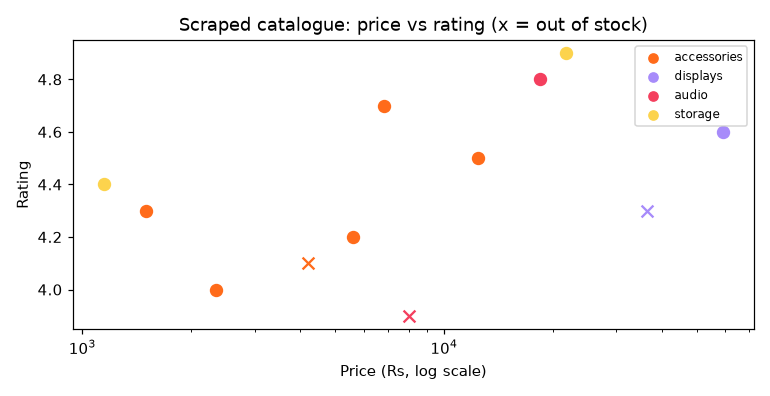

This chart was generated by the following Python code:
"""
Session 8 · Real-life problem: scraping a paginated product catalogue
---------------------------------------------------------------------
PROBLEM
A small business wants to track a competitor's catalogue (here: the local
practice site). Write a scraper that
  1. starts at page 1 and follows the "Next" link until there is none,
  2. extracts id, name, category, price, rating and stock status from each card,
  3. CLEANS the messy prices ("Rs 1,499", "Rs. 4,200", "PKR 2,350") into integers,
  4. saves everything to products.csv,
  5. prints category statistics and draws a chart.
It must respect robots.txt and wait between requests.
Run:  python session-08_problem_catalogue_scraper.py
"""
import csv
import re
import time
from urllib import robotparser
from urllib.parse import urljoin

import requests
from bs4 import BeautifulSoup
from demo_shop_site import start_site

BASE = start_site()
session = requests.Session()
session.headers["User-Agent"] = "DiplomaAI-StudentBot/1.0"

rp = robotparser.RobotFileParser()
rp.parse(session.get(BASE + "/robots.txt", timeout=10).text.splitlines())

def clean_price(text):
    """'Rs. 4,200' -> 4200. Raises ValueError if no number is present."""
    digits = re.sub(r"[^\d]", "", text)
    if not digits:
        raise ValueError(f"no price in {text!r}")
    return int(digits)

def parse_card(card):
    """Extract one product dict from a <div class="product">."""
    return {
        "id": int(card["data-id"]),
        "name": card.select_one(".name").get_text(strip=True),
        "category": card["data-category"],
        "price": clean_price(card.select_one(".price").text),
        "rating": float(card.select_one(".rating")["title"].split()[0]),
        "in_stock": "in" in card.select_one(".stock")["class"],
        "url": urljoin(BASE, card.select_one(".name a")["href"]).replace(BASE, ""),
    }

products, url, pages = [], BASE + "/products?page=1", 0
while url:
    if not rp.can_fetch(session.headers["User-Agent"], url):
        print("robots.txt blocks", url); break
    soup = BeautifulSoup(session.get(url, timeout=10).text, "html.parser")
    pages += 1
    for card in soup.select("div.product"):
        try:
            products.append(parse_card(card))
        except (ValueError, KeyError, AttributeError) as e:      # one bad card never stops the crawl
            print("  skipped a card:", e)
    nxt = soup.select_one("a.next")
    url = urljoin(url, nxt["href"]) if nxt else None              # relative -> absolute link
    time.sleep(0.2)                                               # be polite (shortened for the demo)

print(f"scraped {len(products)} products from {pages} pages")
with open("products.csv", "w", newline="", encoding="utf-8") as f:
    w = csv.DictWriter(f, fieldnames=list(products[0]))
    w.writeheader(); w.writerows(products)
print("saved products.csv; first rows:")
for p in products[:3]:
    print("  ", p)

print(f"\n{'Category':<12} {'Items':>5} {'Avg price':>10} {'Cheapest':>9} {'In stock':>8}")
cats = sorted({p["category"] for p in products})
avg = {}
for c in cats:
    group = [p for p in products if p["category"] == c]
    avg[c] = sum(p["price"] for p in group) / len(group)
    print(f"{c:<12} {len(group):>5} {avg[c]:>10,.0f} {min(p['price'] for p in group):>9,} "
          f"{sum(p['in_stock'] for p in group):>4}/{len(group)}")
best = max(products, key=lambda p: (p["rating"], -p["price"]))
print(f"\nBest rated: {best['name']} ({best['rating']}★, Rs {best['price']:,})")
print("Out of stock:", [p["name"] for p in products if not p["in_stock"]])

import matplotlib
matplotlib.use("Agg")
import matplotlib.pyplot as plt
fig, ax = plt.subplots(figsize=(7, 3.6))
colours = {"accessories": "#FF6B1A", "displays": "#A78BFA", "audio": "#F43F5E", "storage": "#FCD34D"}
for p in products:
    ax.scatter(p["price"], p["rating"], color=colours[p["category"]], s=60,
               marker="o" if p["in_stock"] else "x")
for c, col in colours.items():
    ax.scatter([], [], color=col, label=c)
ax.set_xscale("log"); ax.set_xlabel("Price (Rs, log scale)"); ax.set_ylabel("Rating")
ax.set_title("Scraped catalogue: price vs rating (x = out of stock)"); ax.legend(fontsize=8)
fig.tight_layout(); fig.savefig("session-08_problem_catalogue_scraper.png", dpi=110)
print("Chart saved: session-08_problem_catalogue_scraper.png")
